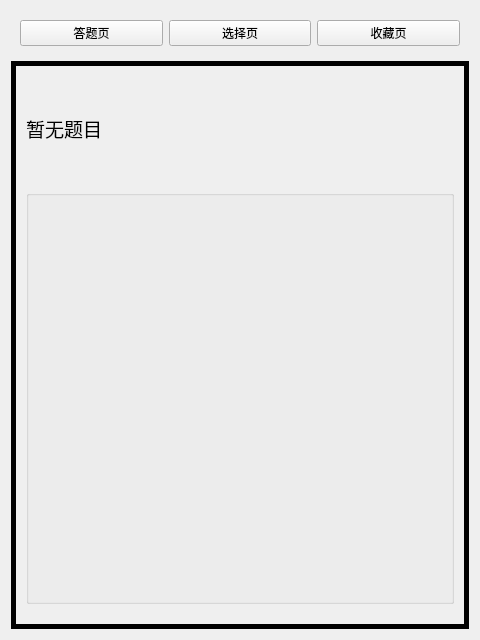
<?xml version="1.0" encoding="UTF-8"?>
<ui version="4.0">
 <class>widgetOfStart</class>
 <widget class="QWidget" name="widgetOfStart">
  <property name="geometry">
   <rect>
    <x>0</x>
    <y>0</y>
    <width>480</width>
    <height>640</height>
   </rect>
  </property>
  <property name="windowTitle">
   <string>StartWindow</string>
  </property>
  <layout class="QVBoxLayout" name="verticalLayout">
   <item>
    <widget class="QWidget" name="groupOfButtons" native="true">
     <layout class="QHBoxLayout" name="layoutOfJumpButton">
      <item>
       <widget class="QPushButton" name="buttonOfQuestion">
        <property name="text">
         <string>答题页</string>
        </property>
       </widget>
      </item>
      <item>
       <widget class="QPushButton" name="buttonOfSelect">
        <property name="text">
         <string>选择页</string>
        </property>
       </widget>
      </item>
      <item>
       <widget class="QPushButton" name="buttonOfCollect">
        <property name="text">
         <string>收藏页</string>
        </property>
       </widget>
      </item>
     </layout>
    </widget>
   </item>
   <item>
    <widget class="QStackedWidget" name="stackOfWindows">
     <property name="styleSheet">
      <string notr="true">#stackOfWindows{border: 5px solid black}</string>
     </property>
     <property name="currentIndex">
      <number>0</number>
     </property>
     <widget class="QWidget" name="pageOfQuestion">
      <layout class="QVBoxLayout" name="layoutOfPage0" stretch="1,4,0">
       <property name="spacing">
        <number>10</number>
       </property>
       <property name="leftMargin">
        <number>10</number>
       </property>
       <property name="topMargin">
        <number>10</number>
       </property>
       <property name="rightMargin">
        <number>10</number>
       </property>
       <property name="bottomMargin">
        <number>10</number>
       </property>
       <item>
        <widget class="QLabel" name="textOfQuestion">
         <property name="font">
          <font>
           <pointsize>14</pointsize>
          </font>
         </property>
         <property name="text">
          <string>暂无题目</string>
         </property>
         <property name="wordWrap">
          <bool>true</bool>
         </property>
        </widget>
       </item>
       <item>
        <widget class="clickOptions" name="optionsOfQuestion">
         <property name="title">
          <string/>
         </property>
        </widget>
       </item>
       <item>
        <widget class="switchQuestion" name="switchOfQuestion" native="true"/>
       </item>
      </layout>
     </widget>
     <widget class="QWidget" name="pageOfSelection">
      <layout class="QVBoxLayout" name="layoutOfPage1">
       <item>
        <layout class="QHBoxLayout" name="layoutOfLoad">
         <item>
          <widget class="QLabel" name="titleOfPath">
           <property name="text">
            <string>选择题库路径 :</string>
           </property>
          </widget>
         </item>
         <item>
          <widget class="QComboBox" name="textOfPaths"/>
         </item>
         <item>
          <widget class="QPushButton" name="inputButton">
           <property name="text">
            <string>导入</string>
           </property>
          </widget>
         </item>
        </layout>
       </item>
       <item>
        <layout class="QHBoxLayout" name="layoutOfSelectType">
         <item>
          <widget class="QLabel" name="titleOfSelectType">
           <property name="text">
            <string>选择题型 :</string>
           </property>
          </widget>
         </item>
         <item>
          <widget class="QComboBox" name="questionType"/>
         </item>
        </layout>
       </item>
       <item>
        <widget class="QTableWidget" name="tableOfQuestionType"/>
       </item>
      </layout>
     </widget>
     <widget class="QWidget" name="pageOfCollection">
      <layout class="QVBoxLayout" name="layoutOfPage2" stretch="1,4,0">
       <property name="spacing">
        <number>10</number>
       </property>
       <property name="leftMargin">
        <number>10</number>
       </property>
       <property name="topMargin">
        <number>10</number>
       </property>
       <property name="rightMargin">
        <number>10</number>
       </property>
       <property name="bottomMargin">
        <number>10</number>
       </property>
       <item>
        <widget class="QLabel" name="textOfCollection">
         <property name="font">
          <font>
           <pointsize>14</pointsize>
          </font>
         </property>
         <property name="text">
          <string>暂无收藏</string>
         </property>
         <property name="wordWrap">
          <bool>true</bool>
         </property>
        </widget>
       </item>
       <item>
        <widget class="clickOptions" name="optionsOfCollection">
         <property name="title">
          <string/>
         </property>
        </widget>
       </item>
       <item>
        <widget class="switchQuestion" name="switchOfCollection" native="true"/>
       </item>
      </layout>
     </widget>
    </widget>
   </item>
  </layout>
 </widget>
 <customwidgets>
  <customwidget>
   <class>clickOptions</class>
   <extends>QGroupBox</extends>
   <header>clickoptions.h</header>
   <container>1</container>
  </customwidget>
  <customwidget>
   <class>switchQuestion</class>
   <extends>QWidget</extends>
   <header>switchquestion.h</header>
   <container>1</container>
  </customwidget>
 </customwidgets>
 <resources/>
 <connections/>
</ui>
